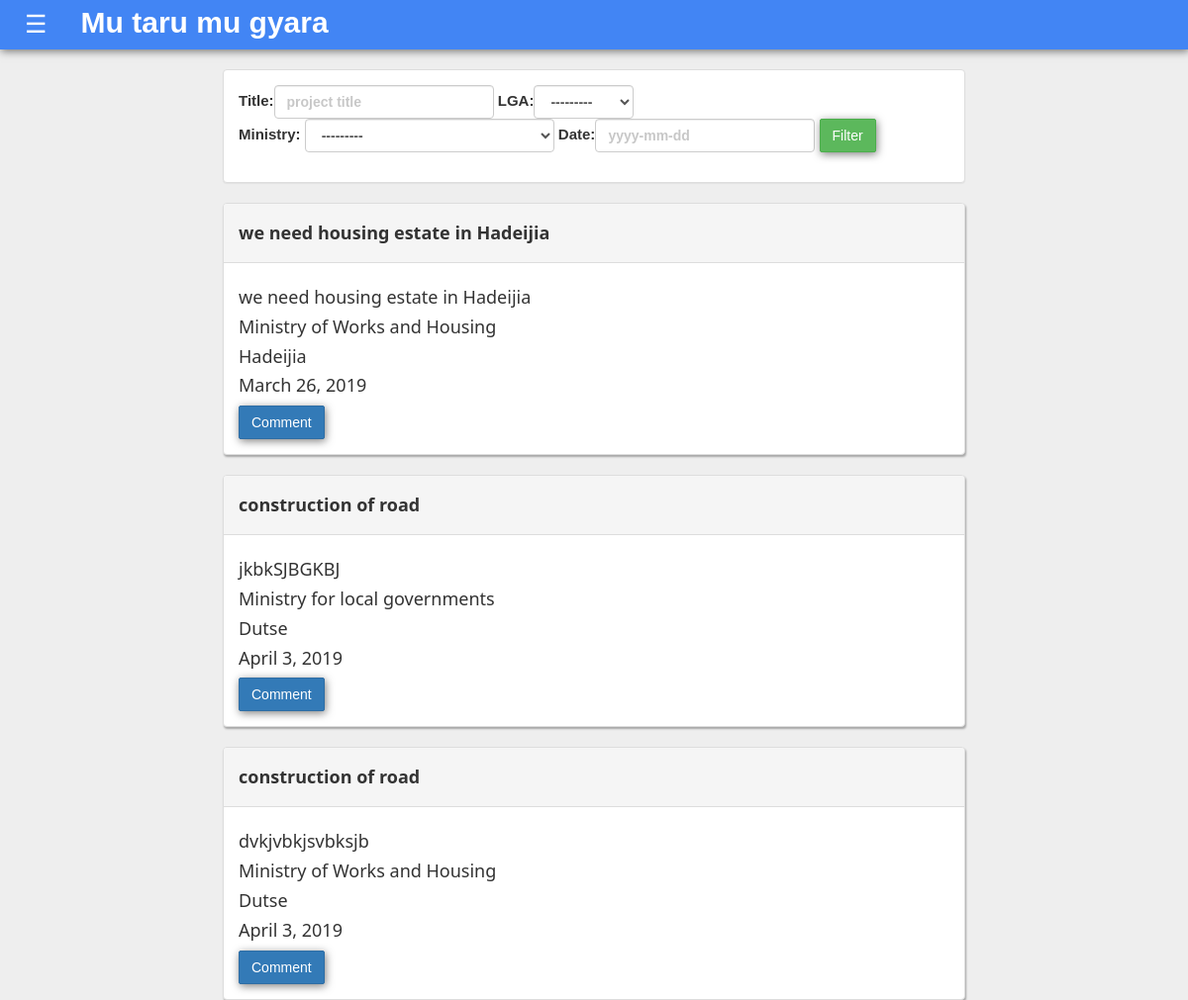
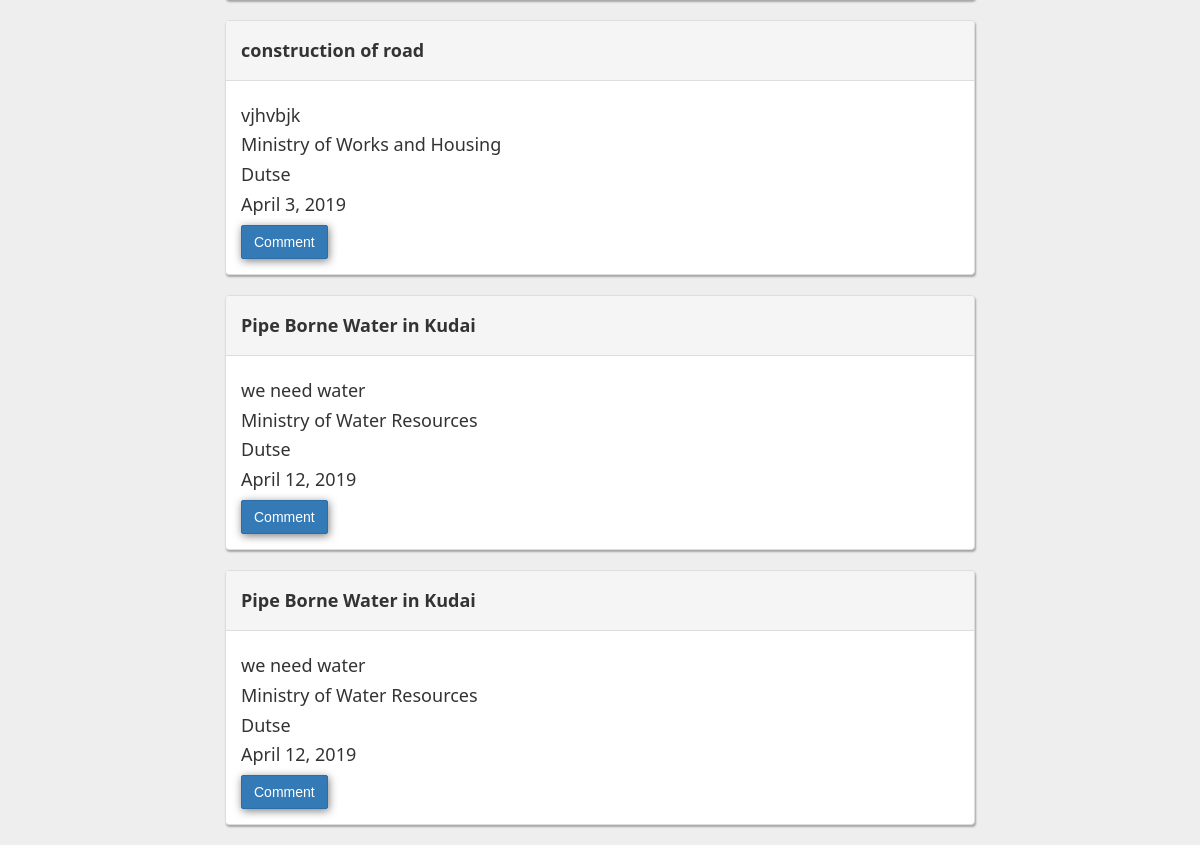
The page / on the database its author committed (2 pictures, top to bottom).
### lga/models.py (models this page shows, shortened)
class Lga(models.Model):
    name = models.CharField(max_length = 200)
    def __str__(self):
        return self.name

### mda/models.py (models this page shows, shortened)
class Ministry(models.Model):
    name = models.CharField(max_length=200)
    def __str__(self):
        return self.name

### project/models.py (models this page shows, shortened)
class Project(models.Model):
    title = models.CharField(max_length = 250)
    description = models.TextField()
    lga = models.ForeignKey(Lga, on_delete=models.CASCADE, related_name='projects')
    ministry = models.ForeignKey(Ministry, on_delete=models.CASCADE, related_name='projects')
    date = models.DateField(default=timezone.now)
    unreviewed = 'unreviewed'
    approved = 'approved'
    disapproved = 'disapproved'
    STATUS_CHOICES = (
        (unreviewed,'unreviewed'),
        (approved,'approved'),
        (disapproved,'disapproved')
    )
    PROGRESS_CHOICES = (
        ('0', '0%'),
        ('10', '10%'),
        ('20', '20%'),
        ('50', '50%'),
        ('75', '75%'),
        ('100', '100%'),
    )
    status = models.CharField(max_length = 15, choices = STATUS_CHOICES, default = unreviewed)
    progress = models.CharField(max_length = 2, choices= PROGRESS_CHOICES, blank=True, default = 0)
    submitted_by = models.CharField(max_length = 100, verbose_name = 'Full Name', blank=True, null=True)
    phone = models.CharField(max_length = 15, verbose_name = 'Phone Number', blank=True, null=True)
    budget_year = models.ForeignKey(Year, on_delete=models.CASCADE, blank=True, null=True, related_name='projects')
    class Meta:
        verbose_name = 'Project'
        verbose_name_plural = 'All Projects'

### project/views.py (the view)
# urls.py: path('', views.project_list, name='project_list'),
def project_list(request):
    project_list = Project.objects.all()
    form = FilterForm()
    project_filter = ProjectFilter(request.GET, queryset=project_list)
    return render(request, 'project/project_list.html', {'filter': project_filter, 'form':form})

### project/forms.py
class FilterForm(forms.ModelForm):
    title = forms.CharField(widget=forms.TextInput(
        attrs={
            'class': 'form-control',
        }
    ))
    lga = forms.ModelChoiceField(queryset=Lga.objects.all(), required=False, widget=forms.Select(
        attrs={
            'class': 'form-control'
        }
    ))
    ministry = forms.ModelChoiceField(queryset=Ministry.objects.all(), required=False, widget=forms.Select(
        attrs={
            'class': 'form-control'
        }
    ))
    date = forms.CharField(widget=forms.TextInput(
        attrs={
            'class': 'form-control',
        }
    ))
    class Meta:
        model = Project
        fields = ('title', 'lga', 'ministry', 'date')

### project/templates/project/project_list.html (shortened to what this page needs)
{% extends 'base.html' %} {% block content %}
<div class="col-sm-12 col-md-8 col-md-offset-2">
    <div class="panel panel-default">
        <div class="panel-body">
            <form method="get" class="form-inline" role="form">
                Title:<input type="text" placeholder="project title" name="title" id="id_title" class="form-control">
                <div class="form-group">
                LGA:<select class="form-control" name="lga" id="id_lga" value={{form.lga}}
                </div>
                <div class="form-group">
                Ministry: <select class=" form-control " name="ministry " id="id_ministry " value={{form.ministry}}
                </div>
                <div class="form-group">
                Date:<input class="form-control" placeholder="yyyy-mm-dd" type="text" name="date"
                    id="id_date">
                    </div>
                <button class="btn btn-success" type="submit">Filter</button>
        </div>
    </div>
</div>
<div class="col-sm-12 col-md-8 col-md-offset-2">
    {% for project in filter.qs %}
    <div class="panel panel-default project-panel">
    <div class="panel-heading">
            <h5><strong>{{project.title}}</strong></h5>
            </div>
                    <div class="panel-body">
            <h5>{{project.description}}</h5>
            <h5> {{project.ministry}}</h5>
            <h5> {{project.lga}}</h5>
            <h5> {{project.date}}</h5>
            <a href="{% url 'project:comment_create' project.id %}" class="btn btn-primary">Comment</a>
        </div>
    </div>
    {% endfor %}
</div>{% endblock %}

### users/static/css/base.css (style rules this page uses)
body { background-color: #eee; font-family: "Lato", sans-serif; }
.btn { box-shadow: 1px 2px 8px rgba(0, 0, 0, .5); border-radius: 2px; }
.panel-heading { color: black; height: 60px; }
.project-panel { box-shadow: 1px 2px 2px rgba(0, 0, 0, .3); }

### users/static/css/w3.css (style rules this page uses)
*,*:before,*:after { box-sizing:inherit }
html { -ms-text-size-adjust:100%;-webkit-text-size-adjust:100% }
body { margin:0 }
a { background-color:transparent;-webkit-text-decoration-skip:objects }
button,input,select,textarea { font:inherit;margin:0 }
button,input { overflow:visible }
button,select { text-transform:none }
button,html [type=button],[type=reset],[type=submit] { -webkit-appearance:button }
html,body { font-family:Verdana,sans-serif;font-size:15px;line-height:1.5 }
html { overflow-x:hidden }
h5 { font-size:18px }
h1,h2,h3,h4,h5,h6 { font-family:"Segoe UI",Arial,sans-serif;font-weight:400;margin:10px 0 }
a { color:inherit }

### rows shown on the page
Lga: lga "---------"
Ministry: id+name "---------"
Project: title "we need housing estate in Hadeijia", description "we need housing estate in Hadeijia", ministry "Ministry of Works and Housing", lga "Hadeijia", date "March 26, 2019"
Project: title "construction of road", description "jkbkSJBGKBJ", ministry "Ministry for local governments", lga "Dutse", date "April 3, 2019"
Project: title "construction of road", description "dvkjvbkjsvbksjb", ministry "Ministry of Works and Housing", lga "Dutse", date "April 3, 2019"
Project: title "construction of road", description "vjhvbjk", ministry "Ministry of Works and Housing", lga "Dutse", date "April 3, 2019"
Project: title "Pipe Borne Water in Kudai", description "we need water", ministry "Ministry of Water Resources", lga "Dutse", date "April 12, 2019"
Project: title "Pipe Borne Water in Kudai", description "we need water", ministry "Ministry of Water Resources", lga "Dutse", date "April 12, 2019"
